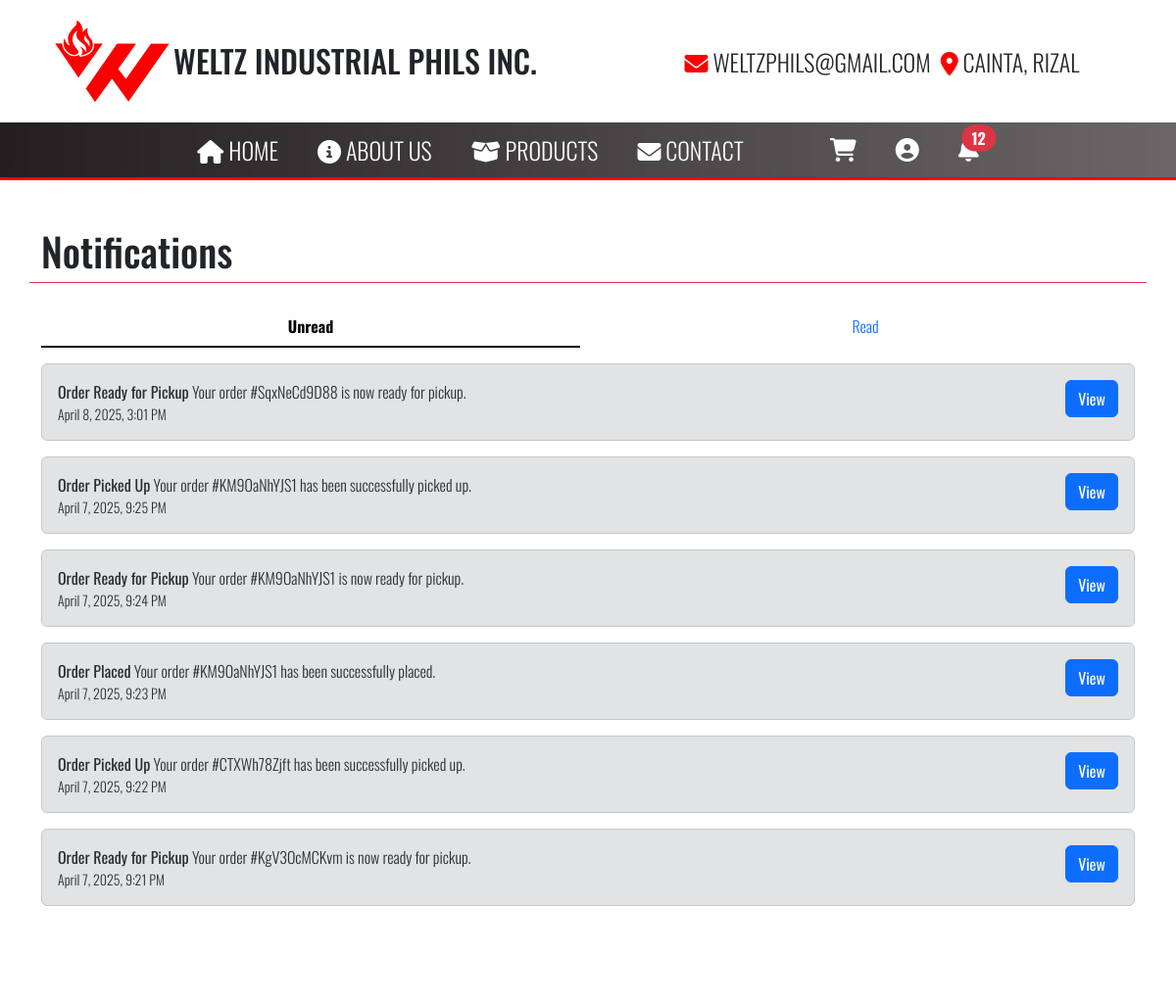
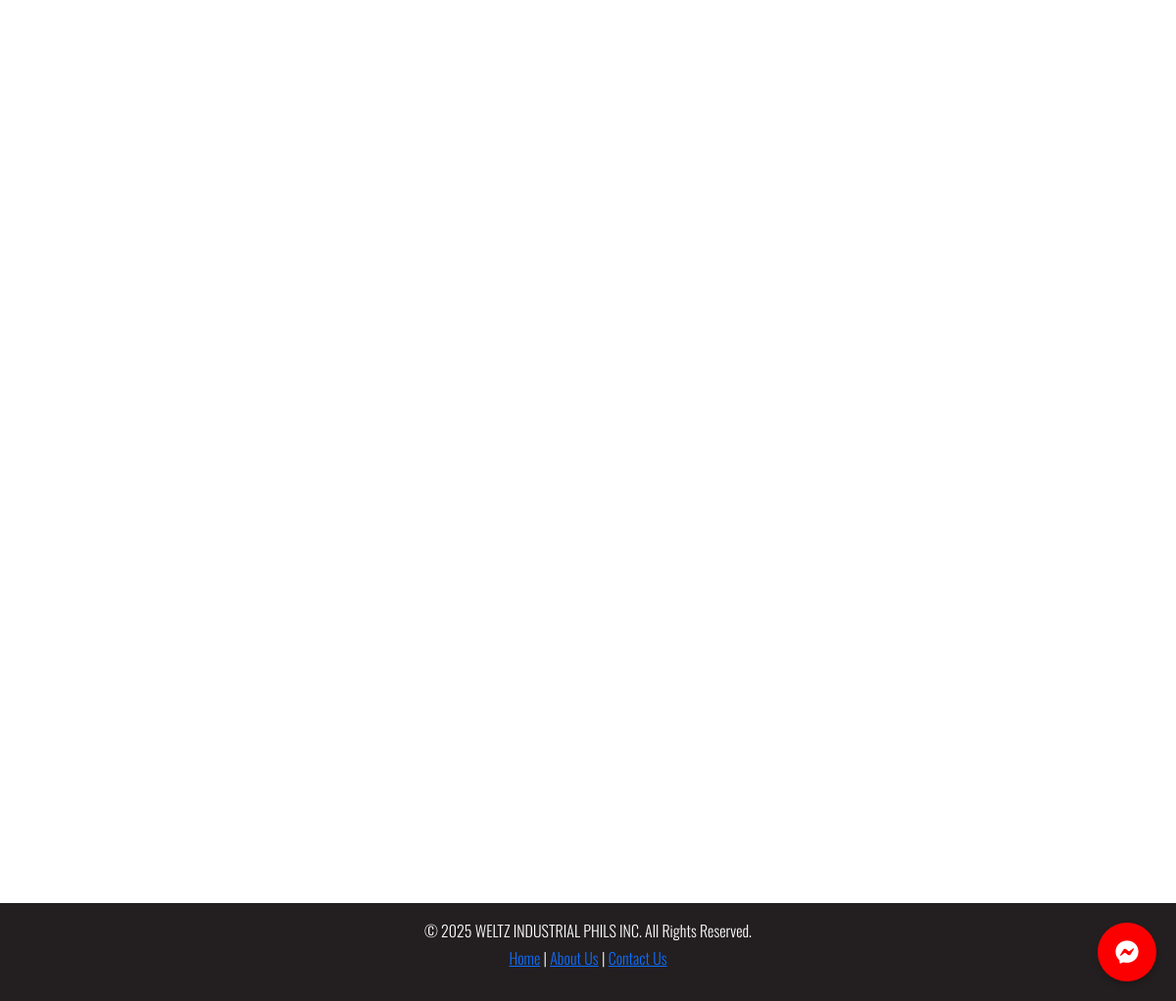
Page /src/Home.php?page=notifs (signed in) on the committed database (2 pictures, top to bottom).
### tables this page shows
CREATE TABLE `notifs_tbl` (
  `notifID` int(11) NOT NULL AUTO_INCREMENT,
  `userID` int(11) DEFAULT NULL,
  `notifName` varchar(50) NOT NULL,
  `notifMessage` text NOT NULL,
  `statusID` int(11) DEFAULT 9,
  `notifType` varchar(50) NOT NULL,
  `createdAt` datetime NOT NULL DEFAULT current_timestamp(),
  `updatedAt` datetime NOT NULL DEFAULT current_timestamp(),
  PRIMARY KEY (`notifID`),
  KEY `notifStatusFK` (`statusID`),
  KEY `notifUserFK` (`userID`),
  CONSTRAINT `notifStatusFK` FOREIGN KEY (`statusID`) REFERENCES `statuses_tbl` (`statusID`) ON DELETE SET NULL ON UPDATE NO ACTION,
  CONSTRAINT `notifUserFK` FOREIGN KEY (`userID`) REFERENCES `users_tbl` (`userID`) ON DELETE SET NULL ON UPDATE NO ACTION
);

### src/customerPages/notifsPage.php (the view, shortened to what this page needs)
<?php
if (isset($_SESSION['userID'])) {
    $userID = $_SESSION['userID'];
    require_once 'weltz_dbconnect.php';
?>
    <div class="container mt-5 vh-100">
        <div class="row mb-4 border-bottom border-danger">
            <div class="col-md-9">
                <h1 class="fs-1">Notifications</h1>
            </div>
        </div>
        <ul class="nav nav-underline nav-justified mb-3" id="notifTabs" role="tablist">
            <li class="nav-item"><a class="nav-link active" id="unread-tab" data-bs-toggle="tab" href="#unread" role="tab">Unread</a></li>
            <li class="nav-item"><a class="nav-link" id="read-tab" data-bs-toggle="tab" href="#read" role="tab">Read</a></li>
        </ul>
        <div class="tab-content" id="notifTabsContent">
            <?php
            foreach ([9 => 'unread', 8 => 'read'] as $status => $tab) {
            ?>
                <div class="tab-pane fade <?php echo $status == 9 ? ' show active' : '' ?>" id="<?php echo $tab ?>" role="tabpanel">
                    <div class="notifications-container" style="height: 560px; overflow-y: auto;">
                        <?php
                        $selectNotifsSQL = "SELECT notifID, notifName, notifMessage, notifType, createdAt
                        FROM notifs_tbl
                        WHERE userID = '$userID' AND statusID = '$status'
                        ORDER BY createdAt DESC";
                        $notifsSQLResult = $conn->query($selectNotifsSQL);
                        if ($notifsSQLResult->num_rows > 0) {
                            while ($row = $notifsSQLResult->fetch_assoc()) {
                        ?>
                                <div class="alert alert-secondary" role="alert">
                                    <div class="row">
                                        <div class="col">
                                            <div class="row">
                                                <div class="col">
                                                    <strong><?php echo htmlspecialchars($row['notifName']) ?></strong> <?php echo htmlspecialchars($row['notifMessage']) ?>
                                                </div>
                                            </div>
                                            <div class="row">
                                                <small><?php echo htmlspecialchars(date("F j, Y, g:i A", strtotime($row['createdAt']))) ?></small>
                                            </div>
                                        </div>
                                        <div class="col text-end">
                                            <a href="?page=userProfile&tab=userOrders" class="btn btn-primary view-notif" data-notif-id="<?php echo $row['notifID']; ?>">View</a>
                                        </div>
                                    </div>
                                </div>
                            <?php
                            }
                        } else {
                            ?>
                            <div class="alert alert-secondary" role="alert">No notifications available.</div>
                        <?php
                        }
                        ?>
                    </div>
                </div>
            <?php
            }
            ?>
        </div>
    </div>
<?php
}
?>

### src/styles.css (style rules this page uses)
* { padding: 0; margin: 0; font-family: "Oswald", sans-serif; font-family: "Oswald", sans-serif; font-optical-sizing: auto; font-weight: 300; font-style: normal; }
html { scroll-behavior: smooth; }
body { background-color: white; color: #231f20; }

### rows in the picture
notifs_tbl: notifName "Order Ready for Pickup", notifMessage "Your order #SqxNeCd9D88 is now ready for pickup.", createdAt "April 8, 2025, 3:01 PM"
notifs_tbl: notifName "Order Picked Up", notifMessage "Your order #KM9OaNhYJS1 has been successfully picked up.", createdAt "April 7, 2025, 9:25 PM"
notifs_tbl: notifName "Order Ready for Pickup", notifMessage "Your order #KM9OaNhYJS1 is now ready for pickup.", createdAt "April 7, 2025, 9:24 PM"
notifs_tbl: notifName "Order Placed", notifMessage "Your order #KM9OaNhYJS1 has been successfully placed.", createdAt "April 7, 2025, 9:23 PM"
notifs_tbl: notifName "Order Picked Up", notifMessage "Your order #CTXWh78Zjft has been successfully picked up.", createdAt "April 7, 2025, 9:22 PM"
notifs_tbl: notifName "Order Ready for Pickup", notifMessage "Your order #KgV3OcMCKvm is now ready for pickup.", createdAt "April 7, 2025, 9:21 PM"

### other values in the picture
$unreadCount "12"
